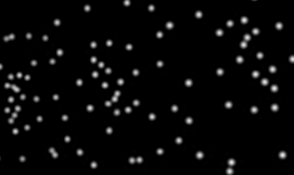
%> input picture 第一部分/同一图像不同噪声占比/原始图像.png, 294 x 175 px
$ octave untitled1.m   (GNU Octave 9; MATLAB toolbox functions it lacks are replaced by stand-ins)
%> lines starting %> are read from the running program, lines starting %| are printed output that depends on the picture
clear;
clc;
% ************************************************************
% 【注意】请将以下文件路径修改为您的实际路径
img1 = imread('C:\Users\HUAWEI\Desktop\数值方法大作业资料包\第一部分\同一图像不同噪声占比\原始图像.png');
%> img1 is the input picture: size 175x294 uint8; min 0, max 229, mean 8.6
img = imread('C:\Users\HUAWEI\Desktop\数值方法大作业资料包\第一部分\同一图像不同噪声占比\噪声占比25%.png');
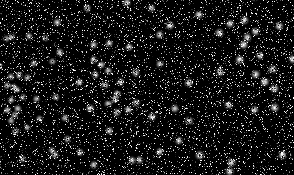
%> input picture 第一部分/同一图像不同噪声占比/噪声占比25%.png, 294 x 175 px
%> img is the input picture: size 175x294 uint8; min 0, max 255, mean 24.7
% ************************************************************

% 彩色转灰度（并保持 uint8 类型用于高斯滤波）
if size(img, 3) == 3
    img_grey = rgb2gray(img);
else
    img_grey = img;
end
if size(img1, 3) == 3
    original_img = rgb2gray(img1);
else
    original_img = img1;
end
% 确保图像尺寸相同（重要！）
if ~isequal(size(original_img), size(img_grey))
    original_img = imresize(original_img, size(img_grey));
    fprintf('注意：原始图像已被重新调整大小以匹配噪声图像\n');
end

% 高斯滤波核
core = [1,2,1;2,4,2;1,2,1]/16;
% 对灰度图像（uint8）进行滤波，使用 double 进行卷积
real_image = conv2(double(img_grey), core, "same");
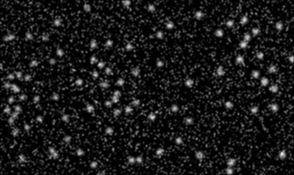
%> real_image: size 175x294 double; min 0, max 234.1, mean 24.6
real_image = uint8(real_image); % 转换回 uint8 用于显示和标准PSNR计算
%> real_image: size 175x294 uint8

% 计算性能指标
psnr_denoised = calculatePSNR(original_img, real_image);
%> in calculatePSNR, `mse = mean((original_d(:) - processed_d(:)).^2);`: mse = 713.9
%> in calculatePSNR, `psnr = 10 * log10(max_val_sq / mse);`: psnr = 19.59
%> psnr_denoised = 19.59
psnr_noisy = calculatePSNR(original_img, img_grey);
%> psnr_noisy = 12.98
ssim_denoised = calculateSSIM(original_img, real_image);
%> in calculateSSIM, `mu2 = filter2(fspecial('gaussian', 8, 1.5), processed_d, 'valid');`:
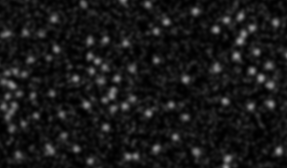
%> mu2: size 168x287 double; min 0.068, max 161.8, mean 24.9
%> in calculateSSIM, `sigma12 = filter2(fspecial('gaussian', 8, 1.5), original_d.*processed_..`:
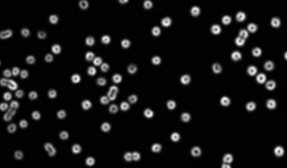
%> sigma12: size 168x287 double; min -31.79, max 3947.2, mean 278.4; drawn with min black and max white
%> in calculateSSIM, `numerator = (2*mu1.*mu2 + C1).*(2*sigma12 + C2);`:
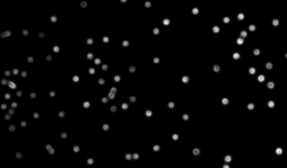
%> numerator: size 168x287 double; min -1159.4, max 253812732.6, mean 6313202.6; drawn with min black and max white
%> in calculateSSIM, `ssim_val = mean(numerator(:)./denominator(:));`: ssim_val = 0.173
%> ssim_denoised = 0.173
ssim_noisy = calculateSSIM(original_img, img_grey);
%> in calculateSSIM (call 2), `sigma2_sq = filter2(fspecial('gaussian', 8, 1.5), processed_d.^2, 'val..`:
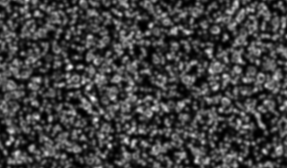
%> sigma2_sq: size 168x287 double; min 0, max 12293.9, mean 3153.5; drawn with min black and max white
%> in calculateSSIM (call 2), `denominator = (mu1.^2 + mu2.^2 + C1).*(sigma1_sq + sigma2_sq + C2);`:
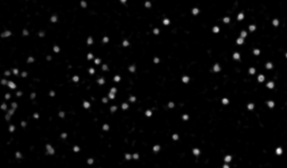
%> denominator: size 168x287 double; min 380.5, max 531098962.1, mean 13805534.1; drawn with min black and max white
%> in calculateSSIM (call 2), `ssim_val = mean(numerator(:)./denominator(:));`: ssim_val = 0.106
%> ssim_noisy = 0.106
% 计算改进指标
psnr_improvement = psnr_denoised - psnr_noisy;
%> psnr_improvement = 6.62
noise_reduction_percent = (1 - 10^(-psnr_improvement/10)) * 100;
%> noise_reduction_percent = 78.2
ssim_improvement = ssim_denoised - ssim_noisy;
%> ssim_improvement = 0.0674

% 显示结果对比
figure;
subplot(1,3,1); imshow(original_img); title('原始图像');
subplot(1,3,2); imshow(img_grey); title('噪声图像');
subplot(1,3,3); imshow(real_image); title('去噪后图像');

% 显示结果
fprintf('=== 图像去噪性能评估 (高斯滤波) ===\n');
fprintf('噪声图像峰值信噪比(PSNR): %.2f dB\n', psnr_noisy);
%| 噪声图像峰值信噪比(PSNR): 12.98 dB
fprintf('去噪后图像峰值信噪比(PSNR): %.2f dB\n', psnr_denoised);
%| 去噪后图像峰值信噪比(PSNR): 19.59 dB
fprintf('PSNR提升: %.2f dB\n', psnr_improvement);
%| PSNR提升: 6.62 dB
fprintf('噪声减少了: %.2f%%\n', noise_reduction_percent);
%| 噪声减少了: 78.20%
fprintf('噪声图像结构相似性(SSIM): %.4f\n', ssim_noisy);
%| 噪声图像结构相似性(SSIM): 0.1059
fprintf('去噪后图像结构相似性(SSIM): %.4f\n', ssim_denoised);
%| 去噪后图像结构相似性(SSIM): 0.1733
fprintf('SSIM提升: %.4f\n', ssim_improvement);
%| SSIM提升: 0.0674

% 性能总结
if psnr_improvement > 0 && ssim_improvement > 0
    fprintf('\n✓ 去噪效果良好，两项指标均有提升\n');
else
    fprintf('\n⚠ 去噪效果需要进一步优化\n');
end

% --- 辅助函数 ---

% 【新版】鲁棒的 PSNR 计算函数
function psnr = calculatePSNR(original, processed)
    % 确保输入图像是 double 类型用于计算 MSE
    original_d = double(original);
    processed_d = double(processed);

    % --- 确定 MAX_I^2 ---
    % 默认假设是 8 位图像范围
    max_val_sq = 255^2;

    if isinteger(original)
        % 如果是整数类型 (如 uint8, uint16)，取其数据类型的最大值
        max_val = double(intmax(class(original)));
        max_val_sq = max_val^2;
    elseif isa(original, 'double') || isa(original, 'single')
        % 如果是浮点类型 (double, single)
        % 检查图像是否已经被标准化到 [0, 1] 范围
        if max(original_d(:)) <= 1.001
            % 如果最大值接近 1，则假定图像已被标准化
            max_val_sq = 1.0;
        else
            % 否则，假定图像处于 [0, 255] 范围
            max_val_sq = 255.0^2;
        end
    end

    % --- 计算 MSE ---
    mse = mean((original_d(:) - processed_d(:)).^2);

    % --- 计算 PSNR ---
    if mse == 0
        psnr = Inf;
        return;
    end

    psnr = 10 * log10(max_val_sq / mse);
end

% SSIM 计算函数 (保持不变)
function ssim_val = calculateSSIM(original, processed)
    K = [0.01 0.03];
    L = 255;
    C1 = (K(1)*L)^2;
    C2 = (K(2)*L)^2;
    % 确保输入是 double
    original_d = double(original);
    processed_d = double(processed);

    mu1 = filter2(fspecial('gaussian', 8, 1.5), original_d, 'valid');
    mu2 = filter2(fspecial('gaussian', 8, 1.5), processed_d, 'valid');
    sigma1_sq = filter2(fspecial('gaussian', 8, 1.5), original_d.^2, 'valid') - mu1.^2;
    sigma2_sq = filter2(fspecial('gaussian', 8, 1.5), processed_d.^2, 'valid') - mu2.^2;
    sigma12 = filter2(fspecial('gaussian', 8, 1.5), original_d.*processed_d, 'valid') - mu1.*mu2;
    numerator = (2*mu1.*mu2 + C1).*(2*sigma12 + C2);
    denominator = (mu1.^2 + mu2.^2 + C1).*(sigma1_sq + sigma2_sq + C2);
    ssim_val = mean(numerator(:)./denominator(:));
end
